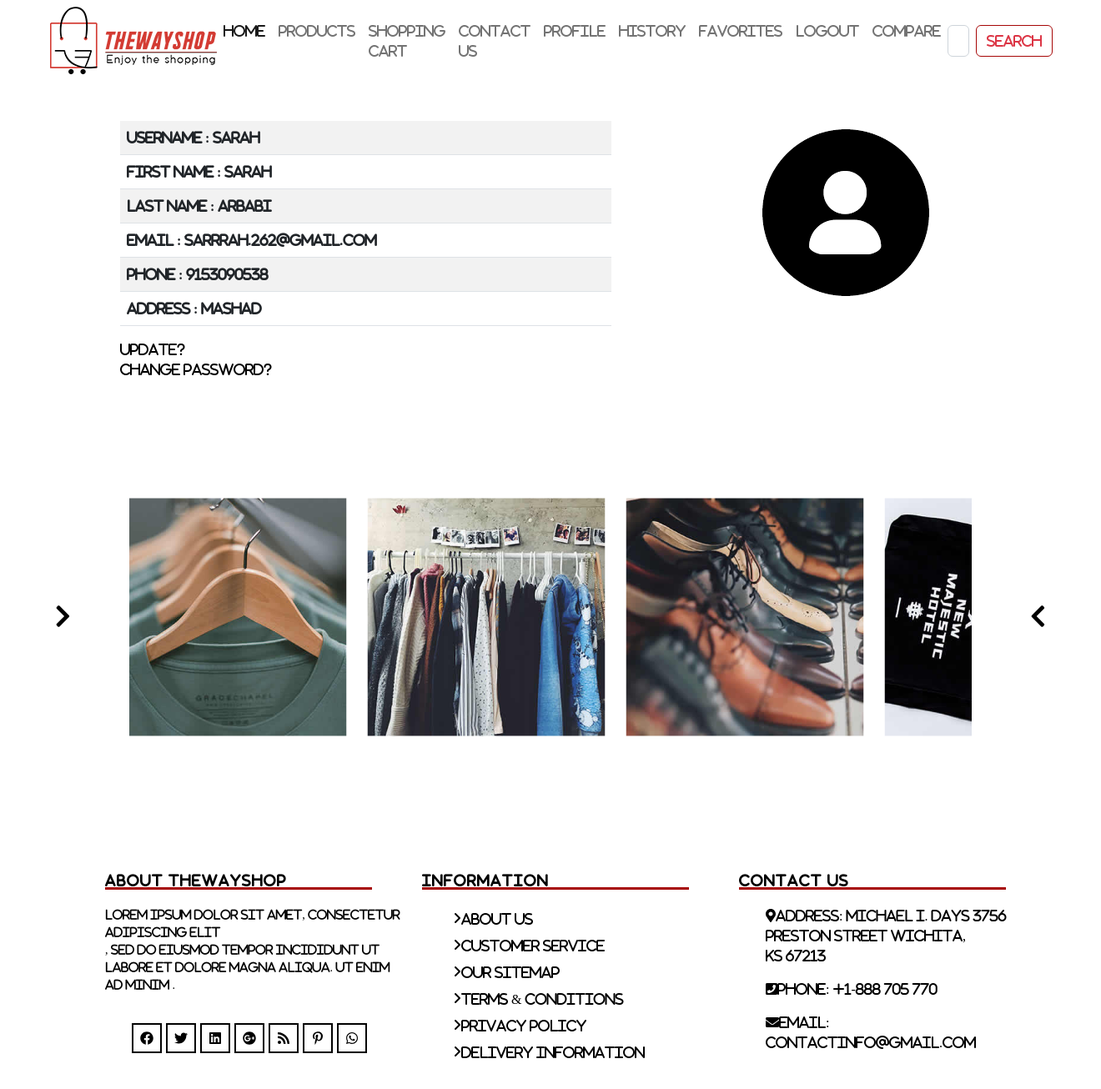
/accounts/profile/ (signed in), run on the app's committed database.
### accounts/models.py (models this page shows, shortened)
class Profile(models.Model):
    user = models.OneToOneField(User,on_delete=models.CASCADE)
    phone = models.IntegerField(blank=True,null=True)
    address = models.TextField(blank=True,null=True)
    profile_image = models.ImageField(upload_to='profile/',blank=True,null=True,default='images.png')

### accounts/views.py (the view)
# urls.py: path('profile/',views.user_profile,name='profile'),
@login_required(login_url='accounts:login')
def user_profile(request):
    profile = Profile.objects.get(user_id = request.user.id)
    return render(request,'accounts/profile.html',{'profile':profile})

### accounts/templates/accounts/profile.html (shortened to what this page needs)
{% extends '_base.html' %}
{% block body %}
    <div class="container mt-5 mb-5 me-5">
        <div class="row">
            <div class="col-8">
                <table class="table table-white table-striped" style="width: 80%">
                    <tr class="">
                        <th class=>Username : {{ profile.user.username }}</th>
                    </tr>
                    <tr>
                        <th>First name : {{ profile.user.first_name }}</th>
                    </tr>
                    <tr>
                        <th>Last name : {{ profile.user.last_name }}</th>
                    </tr>
                    <tr>
                        <th>Email : {{ profile.user.email }}</th>
                    </tr>
                    <tr>
                        <th>phone : {{ profile.phone }}</th>
                    </tr>
                    <tr>
                        <th>Address : {{ profile.address }}</th>
                    </tr>
                </table>
                <a href="{% url 'accounts:update' %}" style="color: #000" class="mb-3">Update?</a><br>
                <a href="{% url 'accounts:password_change' %}" style="color: #000">Change Password?</a>
            </div>
            <div class="col-lg-3 col-6">
                <img src="{{ profile.profile_image.url }}" title="{{ profile.user.username }}" alt="{{ profile.user.username }}">
            </div>
        </div>
    </div>
{% endblock %}

### static/footerstyle.css (style rules this page uses)
* { padding: 0; margin: 0; font-family: FontAwesome; }
a { text-decoration: none; }

### data on the page
Profile: user.username "sarah", user.first_name "sarah", user.last_name "Arbabi", user.email "Sarrrah.262@gmail.com", phone "9153090538", address "mashad", profile_image (picture)
